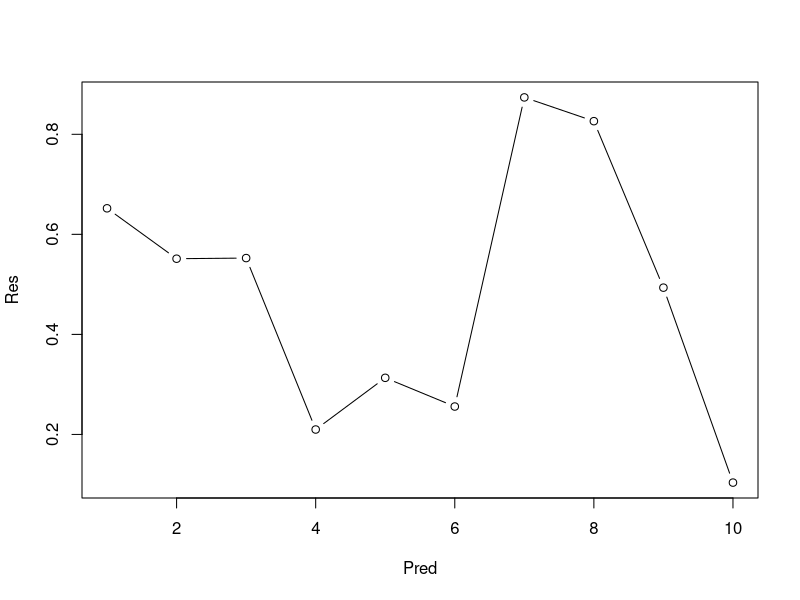

Source code (R):
## -------------------------------------------------------------------------------------------------
# first chunk of code in rmd file
print(pi)
pi + 3



## ----eval=TRUE, echo=TRUE-------------------------------------------------------------------------
# use comments extensively in all of your coding!
Pred <- seq(1,10) # make a vector of integers from 1 to 10
Res <- runif(10) # generate 10 draws from a random uniform (0,1) distribution

# print the random numbers
print(Res)

# plot the graph
plot(x=Pred,y=Res,type="b")


